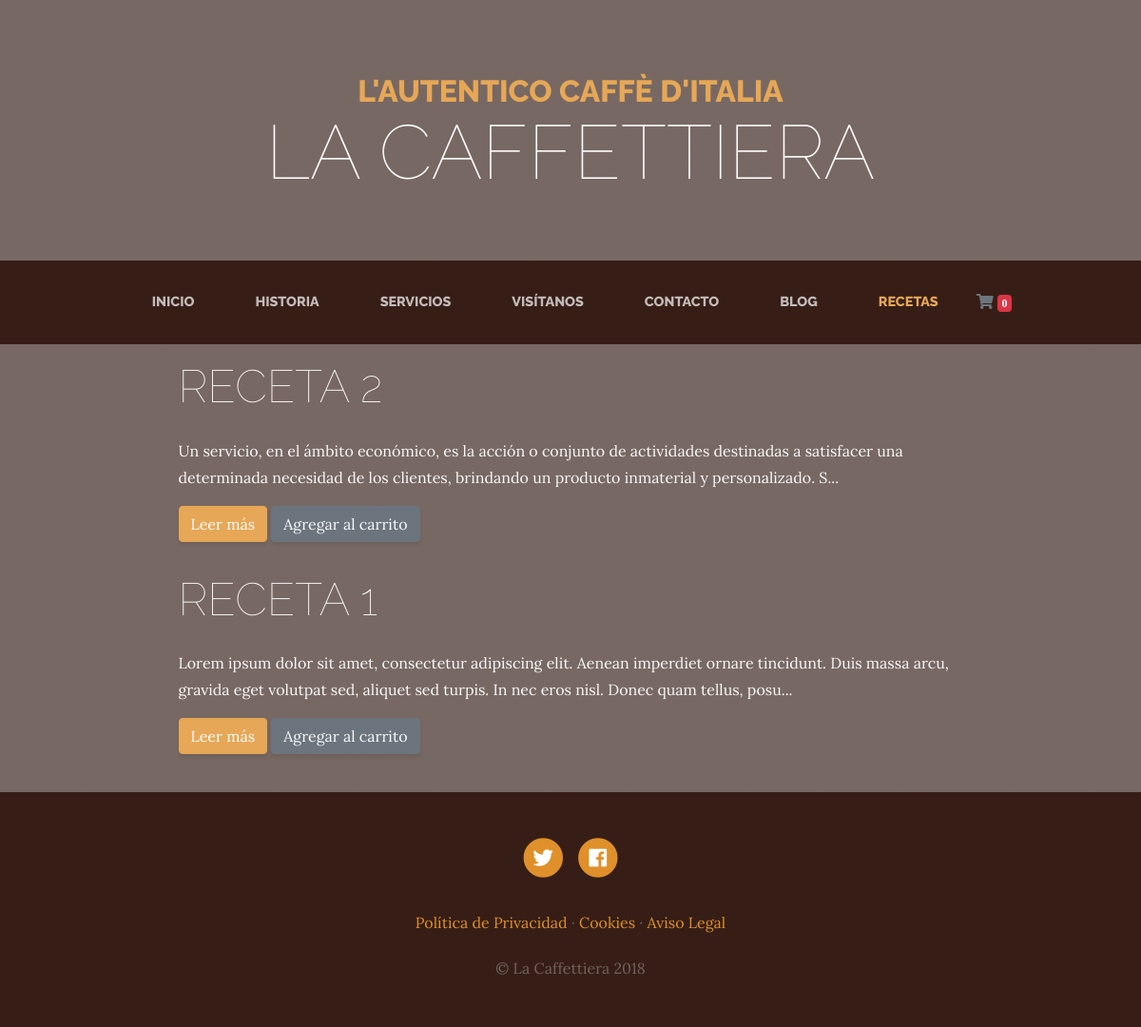
Screenshot of /recipe/ with the database file from the repository.
### recipe/models.py (models this page shows, shortened)
class Recipe(models.Model):
    title = models.CharField(verbose_name="Título", max_length=200)
    content = RichTextField(verbose_name="Contenido")
    order = models.SmallIntegerField(verbose_name="Orden", default=0)
    created = models.DateTimeField(
        auto_now_add=True, verbose_name="Fecha de creación")
    updated = models.DateTimeField(
        auto_now=True, verbose_name="Fecha de edición")
    class Meta:
        verbose_name = "receta"
        verbose_name_plural = "recetas"
        ordering = ['order', 'title']

### pages/models.py (models this page shows, shortened)
class Page(models.Model):
    title = models.CharField(verbose_name="Título", max_length=200)
    content = RichTextField(verbose_name="Contenido")
    order = models.SmallIntegerField(verbose_name="Orden", default=0)
    created = models.DateTimeField(auto_now_add=True, verbose_name="Fecha creación") # Se ejecuta una sola vez, cuando se ha creado
    updated = models.DateTimeField(auto_now=True, verbose_name="Fecha actualización") # Se ejecuta cada vez que se actualiza el campo
    class Meta:
        verbose_name="Página"
        verbose_name_plural = "Páginas"
        ordering = ['order','title']

### recipe/views.py (the view)
# urls.py: path('', RecipesListView.as_view() , name='recipes'),
class RecipesListView(ListView):
    model = Recipe

### pages/templatetags/pages_extras.py (called while the page is built)
@register.simple_tag
def get_page_list():
    pages = Page.objects.all()
    return pages

### social/processors.py (called while the page is built)
def ctx_dict(req):
    ctx = {}
    links = Link.objects.all()
    for link in links:
        ctx[link.key] = link.url
    return ctx

### recipe/templates/recipe/recipe_list.html (shortened to what this page needs)
{% extends 'core/base.html' %}
{% block content %}
{% load static %}
  <div class="container mb-4">
    {% for recipe in recipe_list|dictsort:'id' reversed %}
      <div class="row mt-3">
          <div class="col-md-9 mx-auto text-light">
            <h2 class="section-heading mb-4">
                    <span class="section-heading-lower">{{recipe.title}}</span>
            </h2>
            <div>
              <p>{{recipe.content|striptags|safe|truncatechars:"200"}}</p>
              <p>
                <a class="btn btn-primary" href="{% url 'recipes:recipe' recipe.id recipe.title|slugify %}" role="button">Leer más</a>
                <a class="btn btn-secondary" onclick="agregaCarrito({{recipe.id}})" role="button">Agregar al carrito</a>
              </p>
            </div>
          </div>
      </div>
    {% endfor %}
  </div>
{% endblock %}

### core/templates/core/base.html (shortened to what this page needs)
<!DOCTYPE html>
<html lang="en">
  <head>
    {% load static %}
    <link
      rel="stylesheet"
      href="https://use.fontawesome.com/releases/v5.0.13/css/all.css"
    />
    <link
      rel="stylesheet"
      href="https://stackpath.bootstrapcdn.com/bootstrap/4.1.1/css/bootstrap.min.css"
    />
    <link rel="stylesheet" href="https://maxcdn.bootstrapcdn.com/bootstrap/4.5.2/css/bootstrap.min.css">
    <link rel="stylesheet" href="{% static 'core/css/business-casual.css' %}" />
  </head>
  <body>
    <h1 class="site-heading text-center text-white d-none d-lg-block">
      <span class="site-heading-upper text-primary mb-3">L'autentico caffè d'italia</span>
      <span class="site-heading-lower">La Caffettiera</span>
    </h1>
    <nav class="navbar navbar-expand-lg navbar-dark py-lg-4" id="mainNav">
      <div class="container">
        <div class="collapse navbar-collapse" id="navbarResponsive">
          <ul class="navbar-nav mx-auto">
            <li class="nav-item px-lg-4 {% if request.path == '/' %} active {% endif %}">
              <a class="nav-link text-uppercase text-expanded" href="{% url 'core:index' %}">Inicio</a>
            </li>
            <li class="nav-item px-lg-4 {% if request.path == '/acerca-de/' %} active {% endif %}" >
              <a class="nav-link text-uppercase text-expanded" href="{% url 'core:about' %}">Historia</a>
            </li>
            <li class="nav-item px-lg-4 {% if request.path == '/servicios/' %} active {% endif %}">
              <a class="nav-link text-uppercase text-expanded" href="{% url 'services:services' %}">Servicios</a>
            </li>
            <li class="nav-item px-lg-4 {% if request.path == '/visitanos/' %} active {% endif %}">
              <a class="nav-link text-uppercase text-expanded" href="{% url 'core:store' %}">Visítanos</a>
            </li>
            <li class="nav-item px-lg-4 {% if request.path == '/contacto/' %} active {% endif %}">
              <a class="nav-link text-uppercase text-expanded" href="{% url 'contact' %}">Contacto</a>
            </li>
            <li class="nav-item px-lg-4 {% if request.path|slice:':6' == '/blog/' %} active {% endif %}">
              <a class="nav-link text-uppercase text-expanded" href="{% url 'blog:blog' %}">Blog</a>
            </li>
            <li class="nav-item px-lg-4 {% if request.path == '/recipe/' %} active {% endif %}">
              <a class="nav-link text-uppercase text-expanded" href="{% url 'recipes:recipes' %}">Recetas</a>
            </li>
            <li>
              <a href="#" onclick="verPedido()" class="nav-link text-secondary">
                <i class="fas fa-shopping-cart"> <span id="cart-badge" class="badge badge-danger">0</span> </i>
              </a>
            </li>
          </ul>
        </div>
      </div>
    </nav>
    {% block content %} {% endblock %}
    <footer class="footer text-faded text-center py-5">
      <div class="container">
        <p class="m-0">
          {% if LINK_TWITTER %}
	        <a href="{{LINK_TWITTER}}" class="link">
	          <span class="fa-stack fa-lg">
	            <i class="fa fa-circle fa-stack-2x"></i>
	            <i class="fab fa-twitter fa-stack-1x fa-inverse"></i>
	          </span>
	        </a>
          {% endif %}
          {% if LINK_FACEBOOK %}
	        <a href="{{LINK_FACEBOOK}}" class="link">
	          <span class="fa-stack fa-lg">
	            <i class="fa fa-circle fa-stack-2x"></i>
	            <i class="fab fa-facebook fa-stack-1x fa-inverse"></i>
	          </span>
	        </a>
          {% endif %}
	    </p>
        <p class="m-0 mbt">
        {% load pages_extras%}
        {% get_page_list as page_list %}
        {% for page in page_list %}
          <a href="{% url 'page' page.id page.title|slugify %}" class="link">{{page.title}}</a>
          {% if not forloop.last %}
            ·
          {% endif %}
        {% endfor %}
		</p>
        <p class="m-0 mbt1">&copy; La Caffettiera 2018</p>
      </div>
	</footer>
  </body>
</html>

### core/static/core/css/business-casual.css (style rules this page uses)
body { font-family: 'Lora'; background: linear-gradient(rgba(47, 23, 15, 0.65), rgba(47, 23, 15, 0.65)), url("../img/bg.jpg"); background-attachment: fixed; background-position: center; background-size: cover; }
h1, h2, h3, h4, h5, h6 { font-family: 'Raleway'; }
p { line-height: 1.75; }
.text-faded { color: rgba(255, 255, 255, 0.3); }
.site-heading { margin-top: 5rem; margin-bottom: 5rem; text-transform: uppercase; line-height: 1; font-family: 'Raleway'; }
.site-heading .site-heading-upper { display: block; font-size: 2rem; font-weight: 800; }
.site-heading .site-heading-lower { font-size: 5rem; font-weight: 100; line-height: 4rem; }
.section-heading { text-transform: uppercase; }
.section-heading .section-heading-lower { display: block; font-size: 3rem; font-weight: 100; }
#mainNav { background-color: rgba(47, 23, 15, 0.9); font-family: 'Raleway'; }
#mainNav .navbar-nav .nav-item .nav-link { color: rgba(255, 255, 255, 0.7); font-weight: 800; }
#mainNav .navbar-nav .nav-item.active .nav-link { color: #e6a756; }
@media (min-width: 992px) { #mainNav .navbar-nav .nav-item .nav-link { font-size: 0.9rem; } }
.footer { background-color: rgba(47, 23, 15, 0.9); }
.text-primary { color: #e6a756 !important; }
.btn { box-shadow: 0px 3px 3px 0px rgba(33, 37, 41, 0.1); }
.btn-primary { background-color: #e6a756; border-color: #e6a756; }
.mbt { padding-top: 2rem; }
.mbt1 { padding-top: 1.25rem; }
a.link { color: #df902a; }

### rows the page displays
Recipe: title "RECETA 2", content "Un servicio, en el ámbito económico, es la acción o conjunto de actividades destinadas a satisfacer una determinada necesidad de los clientes, brindando un producto inmaterial y personalizado. S..."
Recipe: title "RECETA 1", content "Lorem ipsum dolor sit amet, consectetur adipiscing elit. Aenean imperdiet ornare tincidunt. Duis massa arcu, gravida eget volutpat sed, aliquet sed turpis. In nec eros nisl. Donec quam tellus, posu..."
Page: title "Política de Privacidad"
Page: title "Cookies"
Page: title "Aviso Legal"
